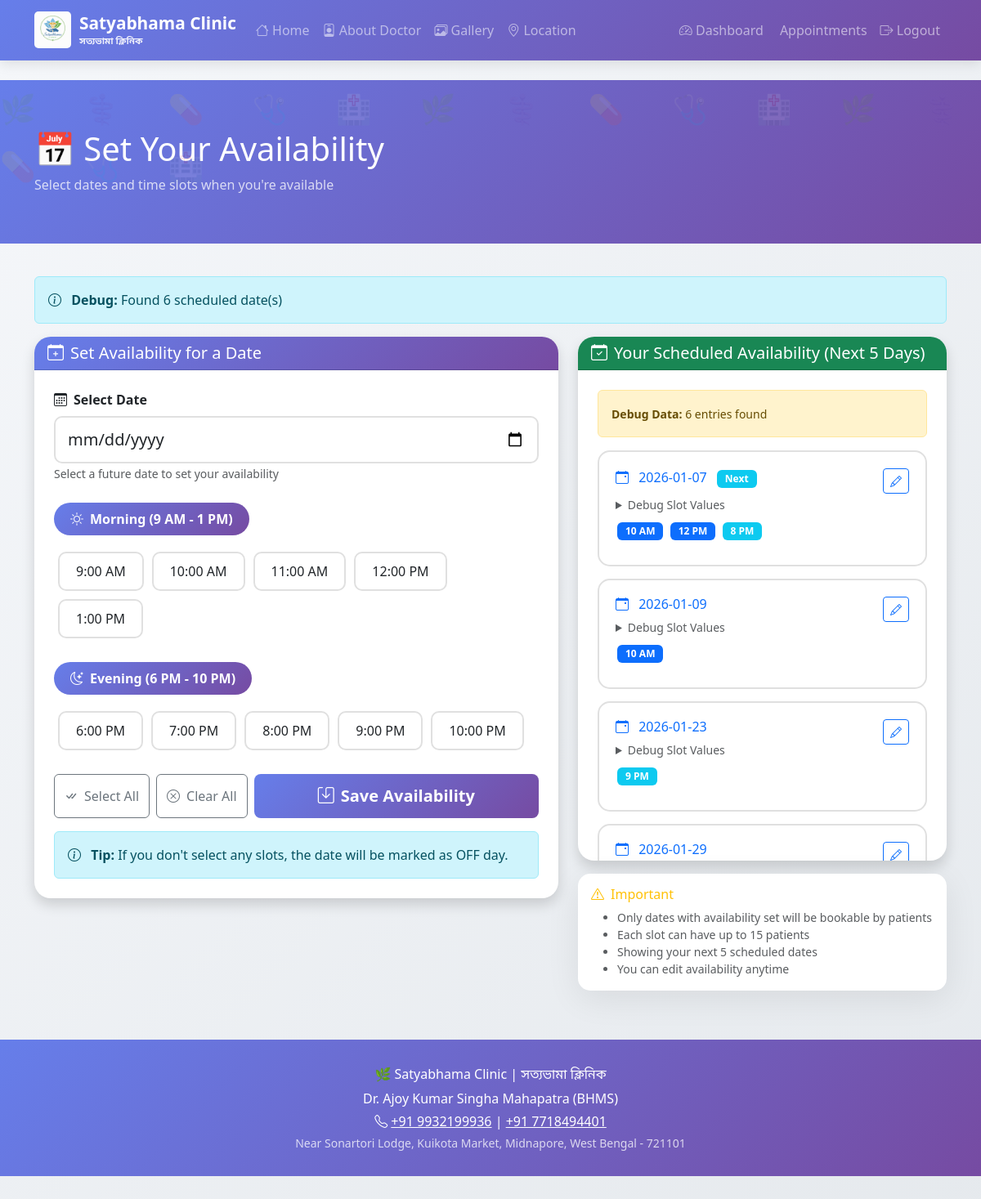
The page /doctor/availability (signed in) on the database its author committed.
### tables this page shows
CREATE TABLE doctor_availability (
                id INTEGER PRIMARY KEY AUTOINCREMENT,
                doctor_id INTEGER NOT NULL,
                availability_date DATE NOT NULL,
                slot_09 INTEGER DEFAULT 0,
                slot_10 INTEGER DEFAULT 0,
                slot_11 INTEGER DEFAULT 0,
                slot_12 INTEGER DEFAULT 0,
                slot_13 INTEGER DEFAULT 0,
                slot_18 INTEGER DEFAULT 0,
                slot_19 INTEGER DEFAULT 0,
                slot_20 INTEGER DEFAULT 0,
                slot_21 INTEGER DEFAULT 0,
                slot_22 INTEGER DEFAULT 0,
                created_at TIMESTAMP DEFAULT CURRENT_TIMESTAMP,
                FOREIGN KEY (doctor_id) REFERENCES users(id),
                UNIQUE(doctor_id, availability_date)
            );

### app/main.py (the view, shortened to what this page needs)
@app.route("/doctor/availability", methods=["GET", "POST"])
def doctor_availability():
    if "user" not in session or session["user"]["role"] != "doctor":
        flash("Please login as doctor", "warning")
        return redirect(url_for("doctor_login"))
    availabilities = get_doctor_availability(session["user"]["id"])
    return render_template("doctor/availability.html",
                          availabilities=availabilities,
                          all_slots=ALL_SLOTS,
                          morning_slots=MORNING_SLOTS,
                          evening_slots=EVENING_SLOTS)

### app/database_local.py (called while the page is built)
def get_db_connection():
    try:
        conn = sqlite3.connect(DB_FILE)
        conn.row_factory = sqlite3.Row
        return conn
    except Exception as e:
        print(f"Database connection error: {e}")
        return None

### app/main.py (called while the page is built)
@app.after_request
def add_security_headers(response):
    response.headers['Cache-Control'] = 'no-store, no-cache, must-revalidate'
    response.headers['X-Content-Type-Options'] = 'nosniff'
    response.headers['X-Frame-Options'] = 'SAMEORIGIN'
    return response

### app/templates/doctor/availability.html (shortened to what this page needs)
{% extends "base.html" %}
{% block content %}
<div class="medical-header">
    <div class="container">
        <h1>📅 Set Your Availability</h1>
        <p class="mb-0 opacity-75">Select dates and time slots when you're available</p>
    </div>
</div>
<div class="container">
    {% if availabilities %}
    <div class="alert alert-info mb-3">
        <i class="bi bi-info-circle me-2"></i>
        <strong>Debug:</strong> Found {{ availabilities|length }} scheduled date(s)
    </div>
    {% endif %}
    <div class="row">
        <div class="col-lg-7">
            <div class="card shadow" style="border-radius: 20px;">
                <div class="card-header text-white" style="background: linear-gradient(135deg, #667eea, #764ba2); border-radius: 20px 20px 0 0;">
                    <h5 class="mb-0"><i class="bi bi-calendar-plus me-2"></i>Set Availability for a Date</h5>
                </div>
                <div class="card-body p-4">
                    <form method="POST" id="availabilityForm">
                        <div class="mb-4">
                            <label class="form-label fw-bold"><i class="bi bi-calendar3 me-2"></i>Select Date</label>
                            <input type="date" class="form-control form-control-lg" id="availability_date"
                                   name="availability_date" required>
                            <small class="text-muted">Select a future date to set your availability</small>
                        </div>
                        <div id="slotsSection">
                            <div class="mb-4">
                                <span class="session-title"><i class="bi bi-brightness-high me-2"></i>Morning (9 AM - 1 PM)</span>
                                <div class="d-flex flex-wrap">
                                    {% for slot in morning_slots %}
                                    <div>
                                        <label class="slot-label" for="slot_{{ slot.replace(':', '') }}">
                                            {% set hour = slot.split(':')[0]|int %}
                                            {{ hour if hour <= 12 else hour - 12 }}:00 {{ 'AM' if hour < 12 else 'PM' }}
                                        </label>
                                    </div>
                                    {% endfor %}
                                </div>
                            </div>
                            <div class="mb-4">
                                <span class="session-title"><i class="bi bi-moon-stars me-2"></i>Evening (6 PM - 10 PM)</span>
                                <div class="d-flex flex-wrap">
                                    {% for slot in evening_slots %}
                                    <div>
                                        <label class="slot-label" for="slot_{{ slot.replace(':', '') }}">
                                            {% set hour = slot.split(':')[0]|int %}
                                            {{ hour - 12 }}:00 PM
                                        </label>
                                    </div>
                                    {% endfor %}
                                </div>
                            </div>
                        </div>
                        <div class="d-flex gap-2">
                            <button type="button" class="btn btn-outline-secondary" onclick="selectAll()">
                                <i class="bi bi-check-all me-2"></i>Select All
                            </button>
                            <button type="button" class="btn btn-outline-secondary" onclick="clearAll()">
                                <i class="bi bi-x-circle me-2"></i>Clear All
                            </button>
                            <button type="submit" class="btn btn-primary btn-lg flex-grow-1">
                                <i class="bi bi-save me-2"></i>Save Availability
                            </button>
                        </div>
                        <div class="alert alert-info mt-3 mb-0">
                            <i class="bi bi-info-circle me-2"></i>
                            <strong>Tip:</strong> If you don't select any slots, the date will be marked as OFF day.
                        </div>
                    </form>
                </div>
            </div>
        </div>
        <div class="col-lg-5">
            <div class="card shadow" style="border-radius: 20px;">
                <div class="card-header bg-success text-white" style="border-radius: 20px 20px 0 0;">
                    <h5 class="mb-0"><i class="bi bi-calendar-check me-2"></i>Your Scheduled Availability (Next 5 Days)</h5>
                </div>
                <div class="card-body p-4 availability-list" style="max-height: 600px; overflow-y: auto;">
                    {% if availabilities and availabilities|length > 0 %}
                        <div class="alert alert-warning mb-3">
                            <small><strong>Debug Data:</strong> {{ availabilities|length }} entries found</small>
                        </div>
                        {% for avail in availabilities[:5] %}
                        <div class="date-card">
                            <div class="d-flex justify-content-between align-items-start mb-2">
                                <div class="flex-grow-1">
                                    <h6 class="mb-2 text-primary">
                                        <i class="bi bi-calendar-event me-2"></i>
                                        {{ avail.availability_date }}
                                        {% if loop.index == 1 %}
                                        <span class="badge bg-info ms-2">Next</span>
                                        {% endif %}
                                    </h6>
                                    <div class="small text-muted mb-2">
                                        <details>
                                            <summary>Debug Slot Values</summary>
                                        </details>
                                    </div>
                                    <div>
                                        {% set has_slots = false %}
                                        {% if avail.slot_10|int == 1 %}
                                            <span class="badge bg-primary">10 AM</span>
                                            {% set has_slots = true %}
                                        {% endif %}
                                        {% if avail.slot_12|int == 1 %}
                                            <span class="badge bg-primary">12 PM</span>
                                            {% set has_slots = true %}
                                        {% endif %}
                                        {% if avail.slot_20|int == 1 %}
                                            <span class="badge bg-info">8 PM</span>
                                            {% set has_slots = true %}
                                        {% endif %}
                                        {% if avail.slot_21|int == 1 %}
                                            <span class="badge bg-info">9 PM</span>
                                            {% set has_slots = true %}
                                        {% endif %}
                                    </div>
                                </div>
                                <button class="btn btn-sm btn-outline-primary" type="button"
                                        onclick="loadDate('{{ avail.availability_date }}')">
                                    <i class="bi bi-pencil"></i>
                                </button>
                            </div>
                        </div>
                        {% endfor %}
                    {% else %}
                    <div class="text-center py-4">
                        <i class="bi bi-calendar-x" style="font-size: 50px; color: #ccc;"></i>
                        <p class="text-muted mt-3 mb-2">No availability set yet.</p>
                        <p class="small text-muted">Select a date and time slots above to get started.</p>
                    </div>
                    {% endif %}
                </div>
            </div>
            <div class="card mt-3" style="border-radius: 15px;">
                <div class="card-body">
                    <h6 class="text-warning"><i class="bi bi-exclamation-triangle me-2"></i>Important</h6>
                    <ul class="small text-muted mb-0">
                        <li>Only dates with availability set will be bookable by patients</li>
                        <li>Each slot can have up to 15 patients</li>
                        <li>Showing your next 5 scheduled dates</li>
                        <li>You can edit availability anytime</li>
                    </ul>
                </div>
            </div>
        </div>
    </div>
</div>
{% endblock %}

### app/templates/base.html (style rules this page uses)
:root { --primary-purple: #667eea; --secondary-purple: #764ba2; --accent-gold: #c9a227; }
body { font-family: 'Segoe UI', Tahoma, Geneva, Verdana, sans-serif; background: linear-gradient(135deg, #f5f7fa 0%, #e4e8ec 100%); min-height: 100vh; }
.btn-primary { background: linear-gradient(135deg, var(--primary-purple), var(--secondary-purple)); border: none; padding: 12px 30px; font-weight: 600; }
.card { border: none; border-radius: 20px; box-shadow: 0 10px 40px rgba(0,0,0,0.08); }
.medical-header { background: linear-gradient(135deg, var(--primary-purple) 0%, var(--secondary-purple) 100%); color: white; padding: 60px 0; margin-bottom: 40px; position: relative; overflow: hidden; }
.medical-header::before { content: "🌿 ⚕️ 💊 🩺 🏥 🌿 ⚕️ 💊 🩺 🏥 🌿 ⚕️ 💊 🩺 🏥"; position: absolute; top: 0; left: 0; right: 0; bottom: 0; font-size: 35px; opacity: 0.1; letter-spacing: 25px; line-height: 70px; pointer-events: none; }
.form-control, .form-select { border-radius: 10px; padding: 12px 15px; border: 2px solid #e0e0e0; }

### app/templates/doctor/availability.html (style rules this page uses)
.date-card { border: 2px solid #e0e0e0; border-radius: 15px; padding: 20px; margin-bottom: 15px; transition: all 0.3s; }
.slot-label { display: inline-block; padding: 10px 20px; margin: 5px; border: 2px solid #e0e0e0; border-radius: 10px; cursor: pointer; transition: all 0.3s; min-width: 100px; text-align: center; }
.session-title { background: linear-gradient(135deg, #667eea, #764ba2); color: white; padding: 8px 20px; border-radius: 20px; display: inline-block; margin-bottom: 15px; font-weight: 600; }
.availability-list .badge { font-size: 12px; padding: 5px 10px; margin: 2px; }

### rows shown on the page
doctor_availability: availability_date "2026-01-07", shows "Next", slot_10 "10 AM", slot_12 "12 PM", slot_20 "8 PM"
doctor_availability: availability_date "2026-01-09", slot_10 "10 AM"
doctor_availability: availability_date "2026-01-23", slot_21 "9 PM"
doctor_availability: availability_date "2026-01-29"

### other values the page prints
{{ availabilities|length }} "6"
{{ hour if hour <= 12 else hour - 12 }} "9" "10" "11" "12" "1"
{{ 'AM' if hour < 12 else 'PM' }} "AM" "AM" "AM" "PM" "PM"
{{ hour - 12 }} "6" "7" "8" "9" "10"
